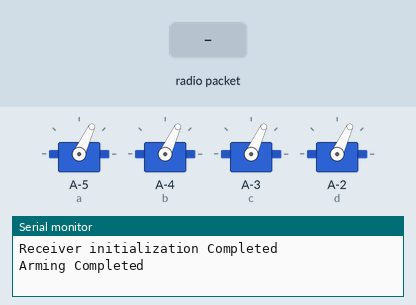
The sketch below on a simulated ATtiny85, built with avr-gcc and run on an emulated ATtiny85. On the bench: 4 × servo, the last lines printed to the serial monitor. The inputs (shaded band) are chosen by the test bench. No radio packets arrive unless stated.

Above: at 10.3 s.
10.4 s: radio packet "5" arrives
At 11.1 s:
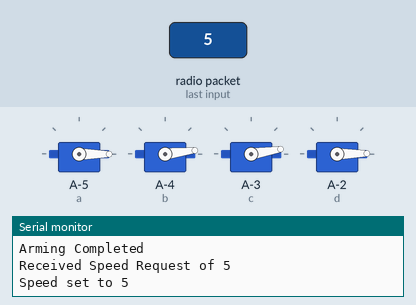
12.2 s: radio packet "90" arrives
At 13.3 s:
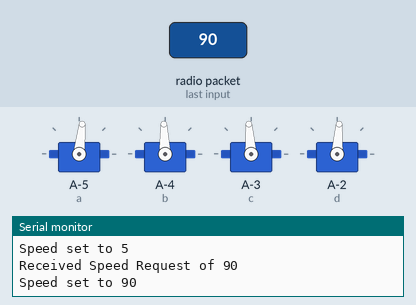
13.9 s: radio packet "200" arrives
At 15.5 s:
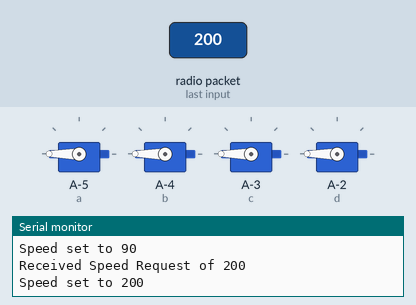
Timing chart, 0 to 17.0 s (numbered marks = the images above; inputs shaded):
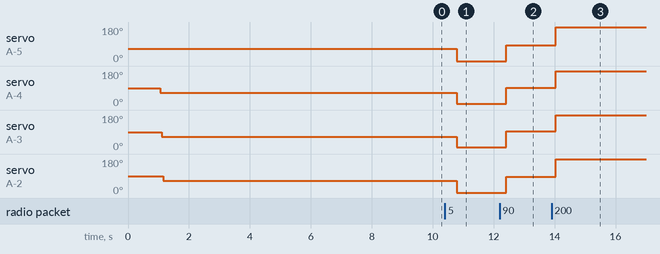

The sketch:

MotorControlWithRF.ino
```cpp
// zoomkat 10-22-11 serial servo test
// type servo position 0 to 180 in serial monitor
// or for writeMicroseconds, use a value like 1500
// for IDE 0022 and later
// Powering a servo from the arduino usually *DOES NOT WORK*.

String readString;
//#include <Servo.h>
#include <VirtualWire.h>
#include <SoftwareServo.h>
SoftwareServo a,b,c,d;  // create servo object to control a servo
static int aoff=-6;
static int boff=2;
static int coff=4;
static int doff=-4;
String x = "";
int speedRequested;
void setup() {

  Serial.begin(9600);
  initReceiver();
   arm();
}
void arm(){
  a.attach(9);  //the pin for the servo control
  b.attach(10);
  c.attach(11);
  d.attach(12);


  a.write(65); //set initial servo position if desired
  delay(50);
  b.write(65); //set initial servo position if desired
  delay(50);
  c.write(65); //set initial servo position if desired
  delay(50);
  d.write(65); //set initial servo position if desired

  delay(8000);
  Serial.println("Arming Completed"); // so I can keep track of what is loaded
}
void initReceiver()
{
    vw_set_ptt_inverted(true); // Required for DR3100
    vw_set_rx_pin(6);
    vw_setup(2000);  // Bits per sec


    vw_rx_start();       // Start the receiver PLL running
    delay(1000);
    Serial.println("Receiver initialization Completed");
}
bool getInputs()
{ x="";
    uint8_t buf[VW_MAX_MESSAGE_LEN];
    uint8_t buflen = VW_MAX_MESSAGE_LEN;

    if (vw_get_message(buf, &buflen)) // Non-blocking
    {
      for(int i=0;i<buflen;i++)
        x += char(buf[i]);
      Serial.println("Received Speed Request of " + String(x.toInt()));
      delay(20);

      return true;
    }
    delay(400);
    return false;
}
void setSpeed(int n){
        a.write(n + aoff);
        b.write(n + boff);
        c.write(n + coff);
        d.write(n + doff);
        Serial.println("Speed set to " + String(n));
}
void loop() {
  if(getInputs()){
    speedRequested = x.toInt();
    setSpeed(speedRequested);
  }
  SoftwareServo::refresh();
}
//
//
//  while (Serial.available()) {
//    char c = Serial.read();  //gets one byte from serial bufferaa
//
//    readString += c; //makes the string readString
//    delay(2);  //slow looping to allow buffer to fill with next character
//  }
//
//  if (readString.length() >0) {
//    Serial.println(readString);  //so you can see the captured string
//    int n = readString.toInt();  //convert readString into a number
//    Serial.print("\nInput speed is :");
//    Serial.print(n);
//
//    // auto select appropriate value, copied from someone elses code.
////if(n>0 && n<180){
//      Serial.print("\nwriting Angle: ");
//      Serial.println(n);
//      a.write(n + aoff);
//            b.write(n + boff);
//                  c.write(n + coff);
//                        d.write(n + doff);
////    }
//
//    readString=""; //empty for next input
//  }
//  SoftwareServo::refresh();
//}
```

Measured:
- after the input at 10.4 s, servo on A-5 (a): 65° → 0° after 0.38 s; servo on A-4 (b): 65° → 7° after 0.38 s; servo on A-3 (c): 65° → 9° after 0.38 s; servo on A-2 (d): 65° → 1° after 0.38 s
- after the input at 12.2 s, servo on A-5 (a): 0° → 84° after 0.21 s; servo on A-4 (b): 7° → 92° after 0.21 s; servo on A-3 (c): 9° → 94° after 0.21 s; servo on A-2 (d): 1° → 86° after 0.21 s
- after the input at 13.9 s, servo on A-5 (a): 84° → 180° after 0.13 s; servo on A-4 (b): 92° → 180° after 0.13 s; servo on A-3 (c): 94° → 180° after 0.13 s; servo on A-2 (d): 86° → 180° after 0.13 s
